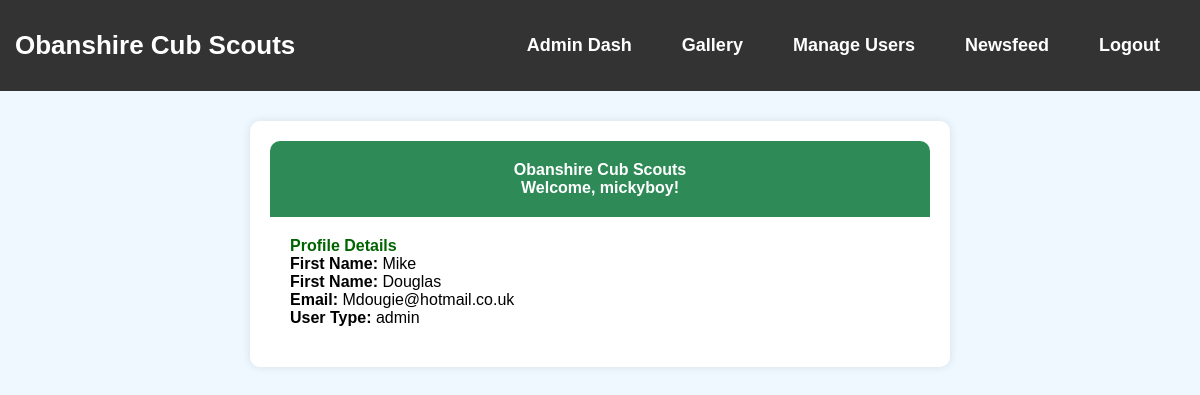
Page /public/admin/dashboard.php (signed in) on the committed database.
### tables this page shows
CREATE TABLE `users` (
  `id` int(11) NOT NULL,
  `username` varchar(50) NOT NULL,
  `password` varchar(255) NOT NULL,
  `email` varchar(100) NOT NULL,
  `user_type` enum('admin','scout','parent') NOT NULL,
  `first_name` varchar(255) DEFAULT NULL,
  `surname` varchar(255) DEFAULT NULL
);

### public/admin/dashboard.php (the view, shortened to what this page needs)
<?php
    include 'includes/header.php';
    include 'config/config.php';
    $username = $_SESSION['username'];
    $sql = "SELECT * FROM users WHERE username = ?";
    $stmt = mysqli_prepare($conn, $sql);
    mysqli_stmt_bind_param($stmt, "s", $username);
    mysqli_stmt_execute($stmt);
    $result = mysqli_stmt_get_result($stmt);
    $user = mysqli_fetch_assoc($result);
?>
<!DOCTYPE html>
<html lang="en">
<head>
  <link rel="stylesheet" href="assets/css/scout-dash.css" />
</head>
<body>
  <div class="container">
    <header>
      <h1>Obanshire Cub Scouts</h1>
      <h2>Welcome, <?= htmlspecialchars($user['username']) ?>!</h2>
    </header>
    <section>
      <h3>Profile Details</h3>
      <p><strong>First Name:</strong> <?= htmlspecialchars($user['first_name']) ?></p>
      <p><strong>First Name:</strong> <?= htmlspecialchars($user['surname']) ?></p>
      <p><strong>Email:</strong> <?= htmlspecialchars($user['email']) ?></p>
      <p><strong>User Type:</strong> <?= htmlspecialchars($user['user_type']) ?></p>
    </section>
  </div>
</body>
</html>

### assets/css/style.css (style rules this page uses)
* { margin: 0; padding: 0; box-sizing: border-box; font-family: sans-serif; font-size: 16px; }

### assets/css/scout-dash.css (style rules this page uses)
body { font-family: Arial, sans-serif; background-color: #f0f8ff; margin: 0; padding: 0; }
.container { max-width: 700px; margin: 30px auto; padding: 20px; background: white; border-radius: 10px; box-shadow: 0 0 10px rgba(0,0,0,0.1); }
header { background-color: #2e8b57; color: white; padding: 20px; border-radius: 10px 10px 0 0; text-align: center; }
section { padding: 20px; }
h3 { color: #006400; }

### rows in the picture
users: username "mickyboy", first_name "Mike", surname "Douglas", email "Mdougie@hotmail.co.uk", user_type "admin"
